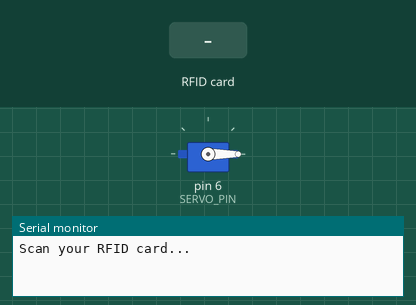
Recording of a sketch running on a simulated Arduino Uno, built with avr-gcc and run on an emulated ATmega328P. On the bench: servo, the last lines printed to the serial monitor. The test bench sets the inputs (shaded band).

Above: at 1.2 s.
1.3 s: RFID card E5 96 69 06 held to the reader
At 2.1 s:
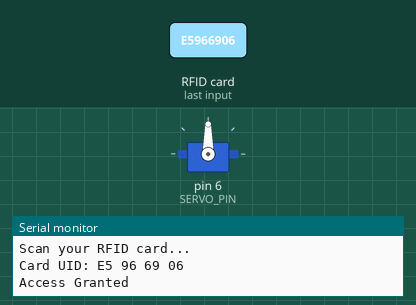
2.8 s: RFID card 5E 7A 19 C4 held to the reader
Timing chart, 0 to 5.8 s (numbered marks = the images above; inputs shaded):
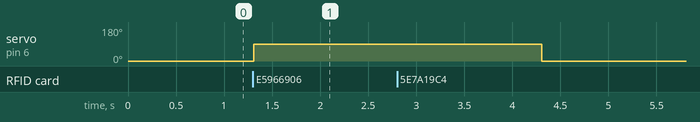

Measured:
- after the input at 1.3 s, servo on pin 6 (SERVO_PIN): 0° → 90° at once

The sketch:

rfid_improved.ino
```cpp
#include <SPI.h>
#include <MFRC522.h>
#include <Servo.h>

// Define pins
int SS_PIN = 10;
int RST_PIN = 9;
int SERVO_PIN = 6;

// Create RFID reader and servo objects
MFRC522 rfid(SS_PIN, RST_PIN);
Servo doorServo;

// Authorized card UID
byte allowedUid[4] = {0xE5, 0x96, 0x69, 0x06};

void setup()
{
    Serial.begin(9600);
    SPI.begin();
    rfid.PCD_Init();

    // Initialize servo motor
    doorServo.attach(SERVO_PIN);
    doorServo.write(0); // Locked position

    Serial.println("Scan your RFID card...");
}

void loop()
{
    // Step 1: Check if a new card is detected
    if (!rfid.PICC_IsNewCardPresent())
    {
        return;
    }

    // Step 2: Read the card UID
    if (!rfid.PICC_ReadCardSerial())
    {
        return;
    }

    // Step 3: Print card UID
    Serial.print("Card UID: ");

    for (int i = 0; i < rfid.uid.size; i++)
    {
        if (rfid.uid.uidByte[i] < 0x10)
        {
            Serial.print("0");
        }

        Serial.print(rfid.uid.uidByte[i], HEX);
        Serial.print(" ");
    }
    Serial.println();

    // Step 4: Verify UID using our function
    bool accessGranted = verifyUid(
        rfid.uid.uidByte,
        rfid.uid.size);

    // Step 5: Control servo motor
    if (accessGranted)
    {
        Serial.println("Access Granted");

        doorServo.write(90); // Unlock
        delay(3000);         // Wait 3 seconds
        doorServo.write(0);  // Lock again
    }
    else
    {
        Serial.println("Access Denied");
    }

    // Step 6: Finish reading
    rfid.PICC_HaltA();
}

// Function: Verify RFID card UID
// Input: scanned UID array and UID length
// Output: true (authorized) or false (denied)
bool verifyUid(byte scannedUid[], int uidSize)
{

    // Check if UID length is correct
    if (uidSize != 4)
    {
        return false;
    }

    // Compare each byte with the authorized UID
    for (int i = 0; i < 4; i++)
    {

        // If any byte is different, return false
        if (scannedUid[i] != allowedUid[i])
        {
            return false;
        }
    }

    // All bytes match, return true
    return true;
}
```
